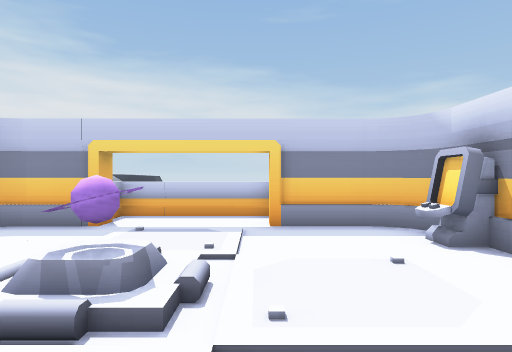
view 1 (above)

24 first-person views from a walk through a 3-D level made in the Unity game engine. The camera is 1.4 m above the floor, looks level and sees 75° across. Doors are open. The floor is counted in squares, 1.5 m on a side. Each view is taken from the middle of a square. On the plan, view 1 faces up. The plan holds only what a view shows up to about 12 squares ahead; the rest is blank. The place goes on beyond the plan. The player character is not drawn.

view 2
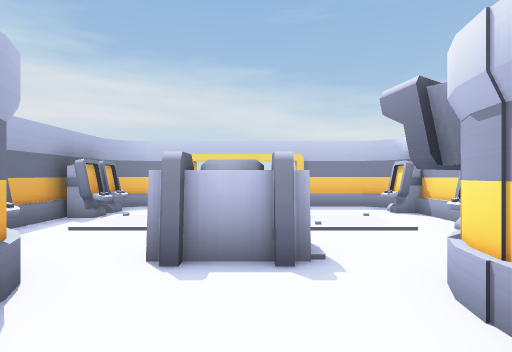

view 3
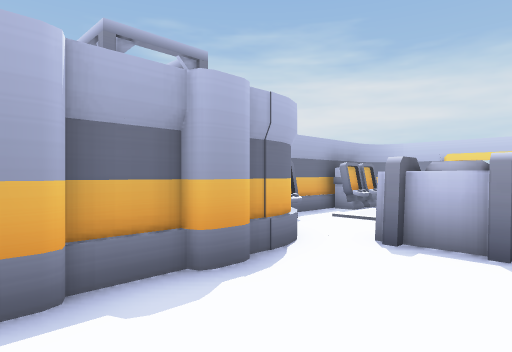

view 4
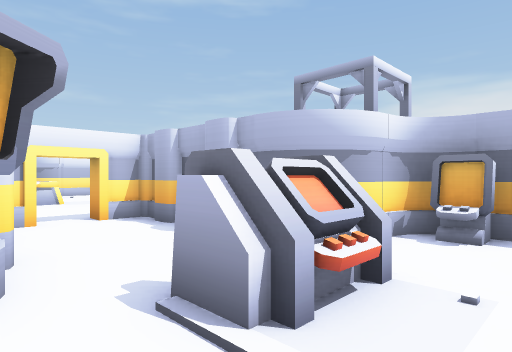

view 5
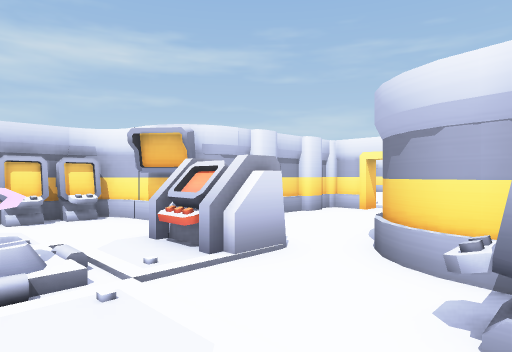

view 6
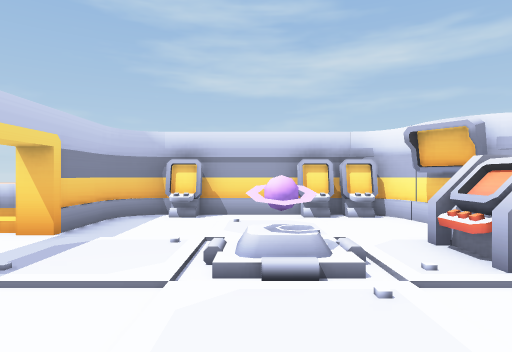

view 7
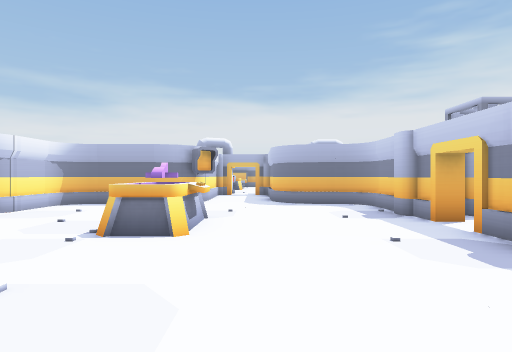

view 8
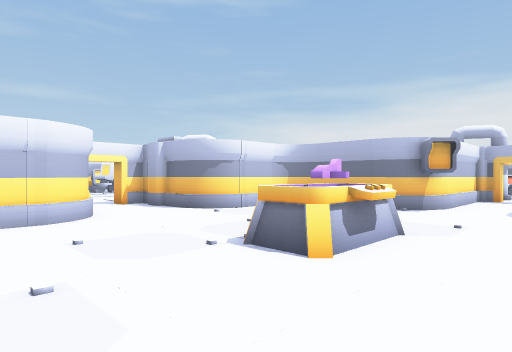

view 9
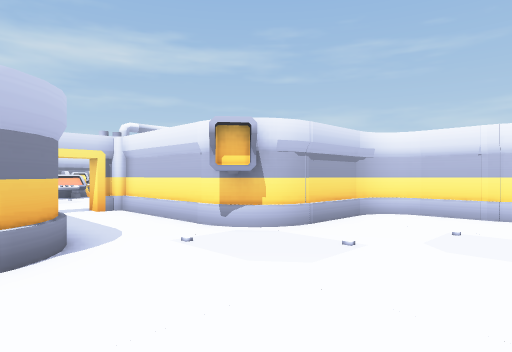

view 10
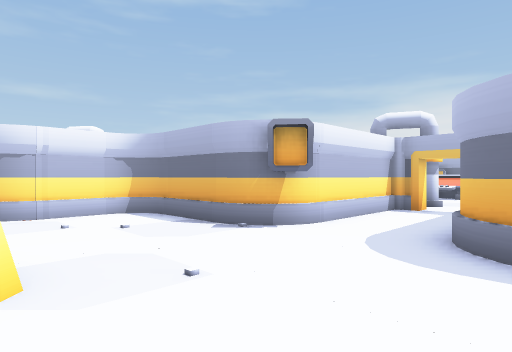

view 11
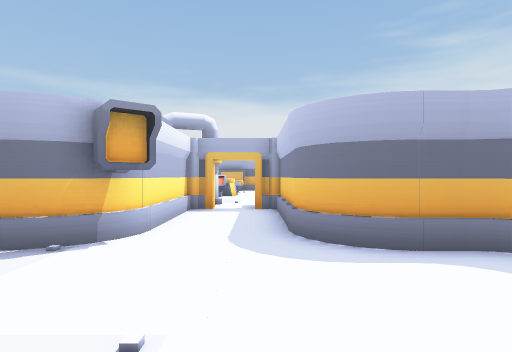

view 12
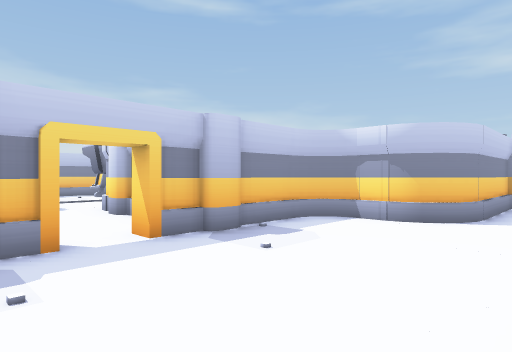

view 13
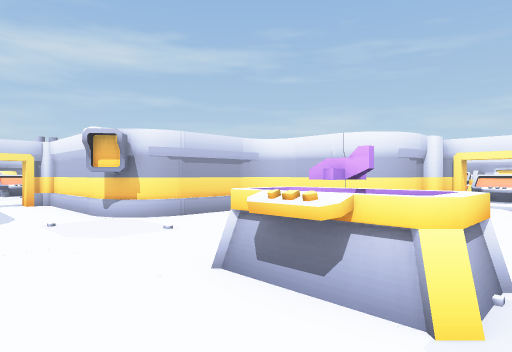

view 14
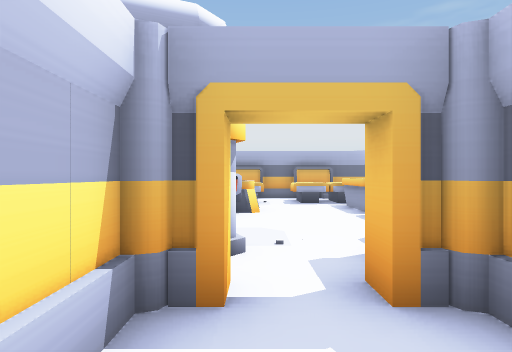

view 15
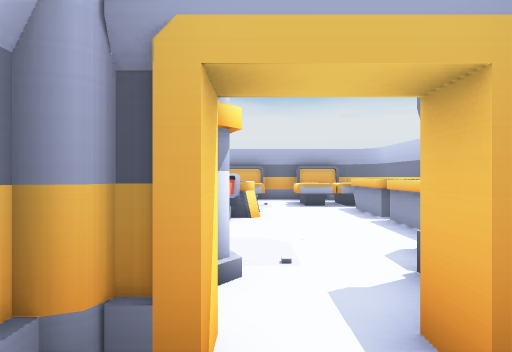

view 16
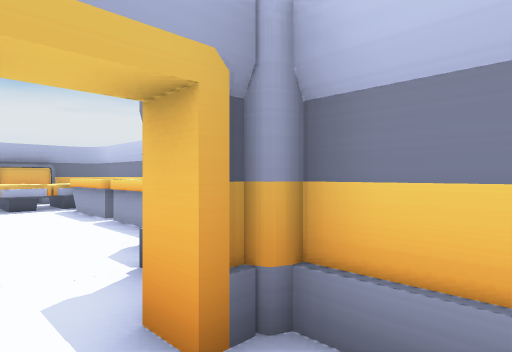

view 17
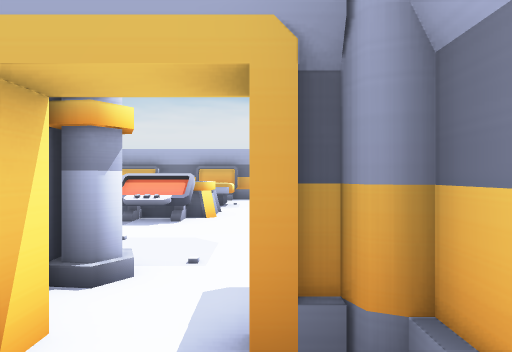

view 18
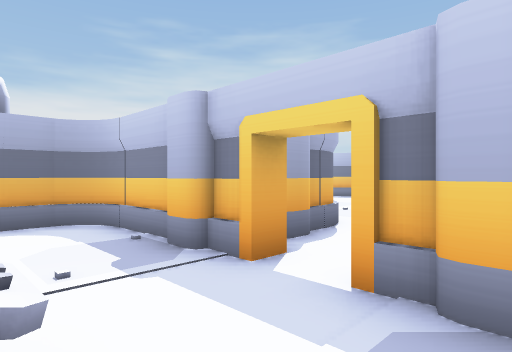

view 19
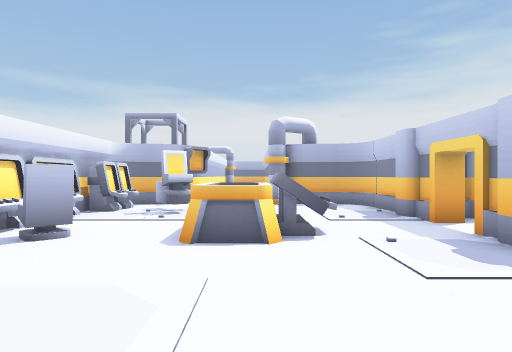

view 20
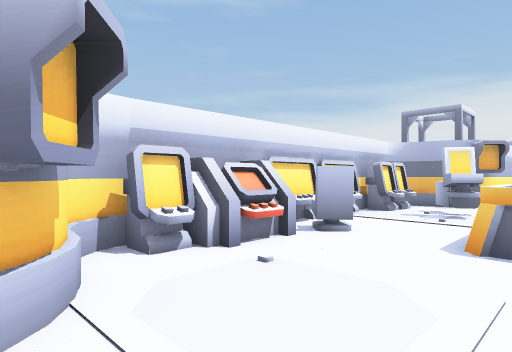

view 21
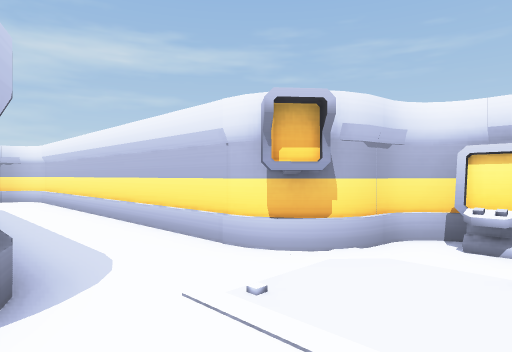

view 22
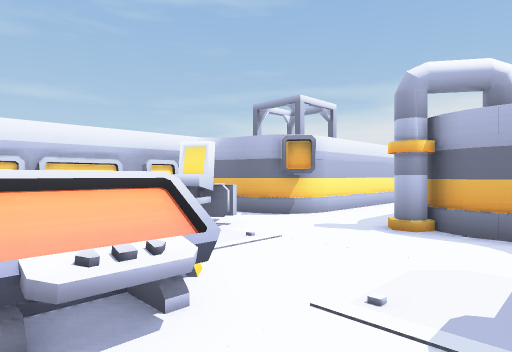

view 23
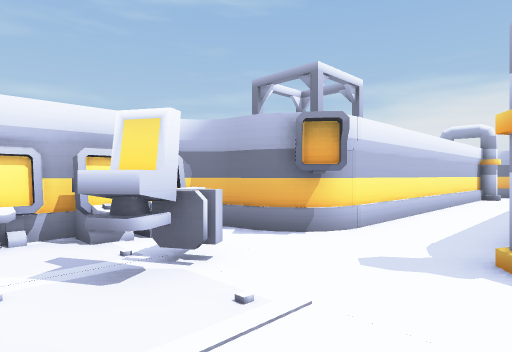

view 24
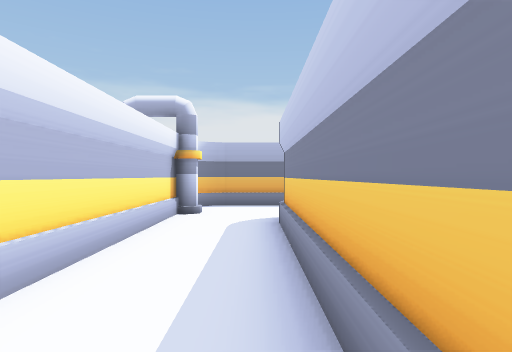

### Floor plan
Key: @ floor where view 1 was taken; # wall or solid block; . floor; / step, stairs or slope; D open door; ^ raised ledge; O other object.
Columns run from 22 left of view 1 to 17 right of it. Each row starts with its distance up from view 1.
  9                    O
  8                   OOOO^
  7                    ODDD#
  6                  ##ODDO###
  5                  O.......O
  4                  O.......#
  3                 #.../O...#
  2                 #...///..O
  1                 #O...O...O
  0                 ##..OO@.##
 -1                  ###...##
 -2                    #...#
 -3                    #...#
 -4                    #...#
 -5                    #...#
 -6 ###             ####OD#####
 -7    OO           #.........#
 -8 OOOOOOO        ##.........##
 -9 OOO..... #######...........#####
-10  OO.....  O....................OO
-11  OOOOO.. OO.........OO.........OO
-12     OOO. O######....OOO...######
-13     OO   OO    ##.........#
-14                 #.........#
-15                 #.........#
-16                 #.........#
-17                 ####...####
-18                    #..##
-19                    ##.##
-20                 #####DO#
-21                 #........
-22                O#.........
-23   #.. #######  #O....OO....##
-24   #.................OOO............
-25   #.................OOO................#
-26   ##############..OO.......#############
-27                ##.O...O.O.##
-28                 #OOOOOOOOO#
-29                 ###########

Where each view was taken, in squares from view 1:
view 1: 0 up, 0 right, facing up
view 2: 4 down, 1 left, facing up
view 3: 5 down, 0 right, facing up-left
view 4: 2 up, 1 right, facing down-left
view 5: 3 up, 5 left, facing down-right
view 6: 3 up, 5 left, facing right
view 7: 10 down, 5 right, facing left
view 8: 9 down, 3 right, facing down-left
view 9: 8 down, 0 right, facing down-right
view 10: 8 down, 2 left, facing down-left
view 11: 10 down, 2 left, facing left
view 12: 11 down, 3 left, facing up-right
view 13: 9 down, 3 left, facing down-right
view 14: 11 down, 9 left, facing left
view 15: 11 down, 10 left, facing left
view 16: 11 down, 10 left, facing up-left
view 17: 10 down, 10 left, facing left
view 18: 23 down, 1 right, facing up-left
view 19: 24 down, 5 right, facing left
view 20: 24 down, 5 right, facing down-left
view 21: 23 down, 2 right, facing down-right
view 22: 21 down, 0 right, facing down-left
view 23: 23 down, 2 left, facing down-left
view 24: 24 down, 9 left, facing left
